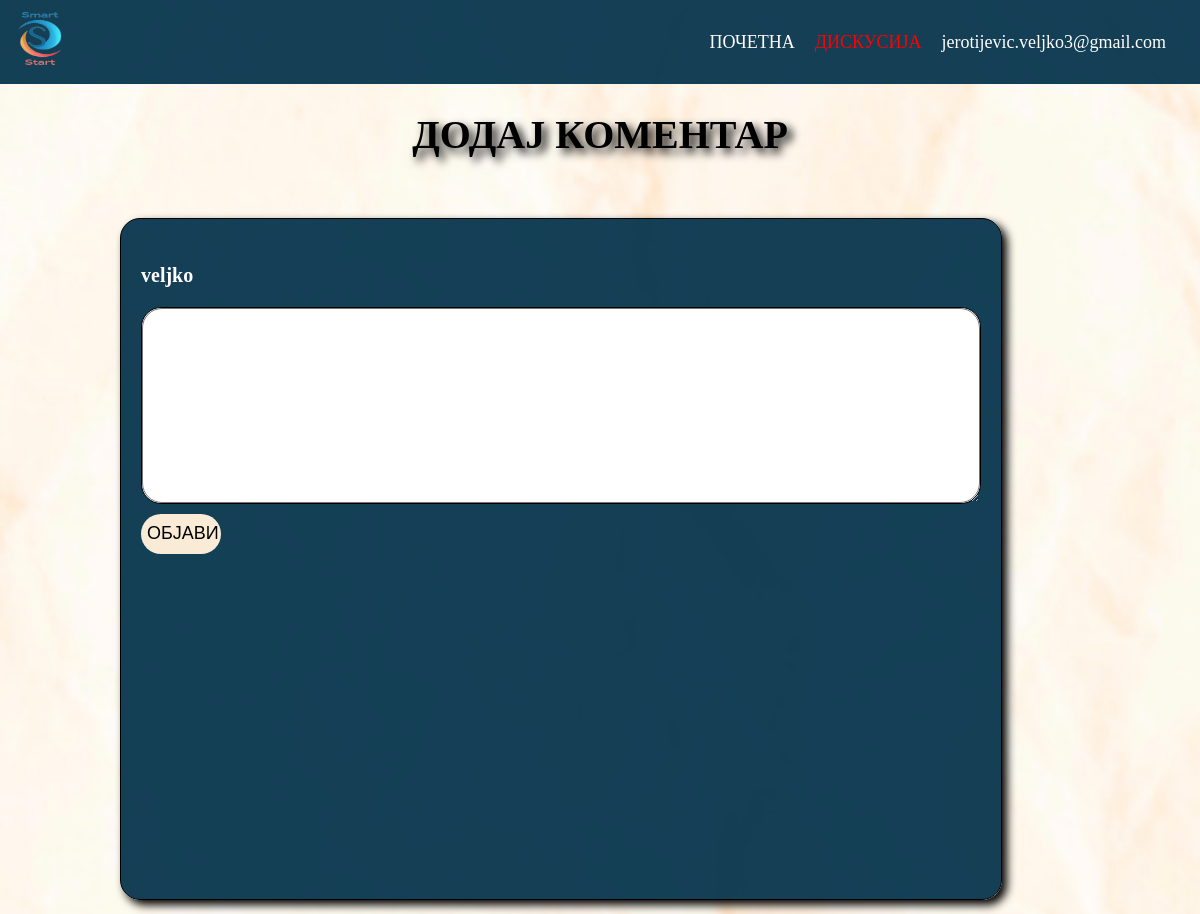
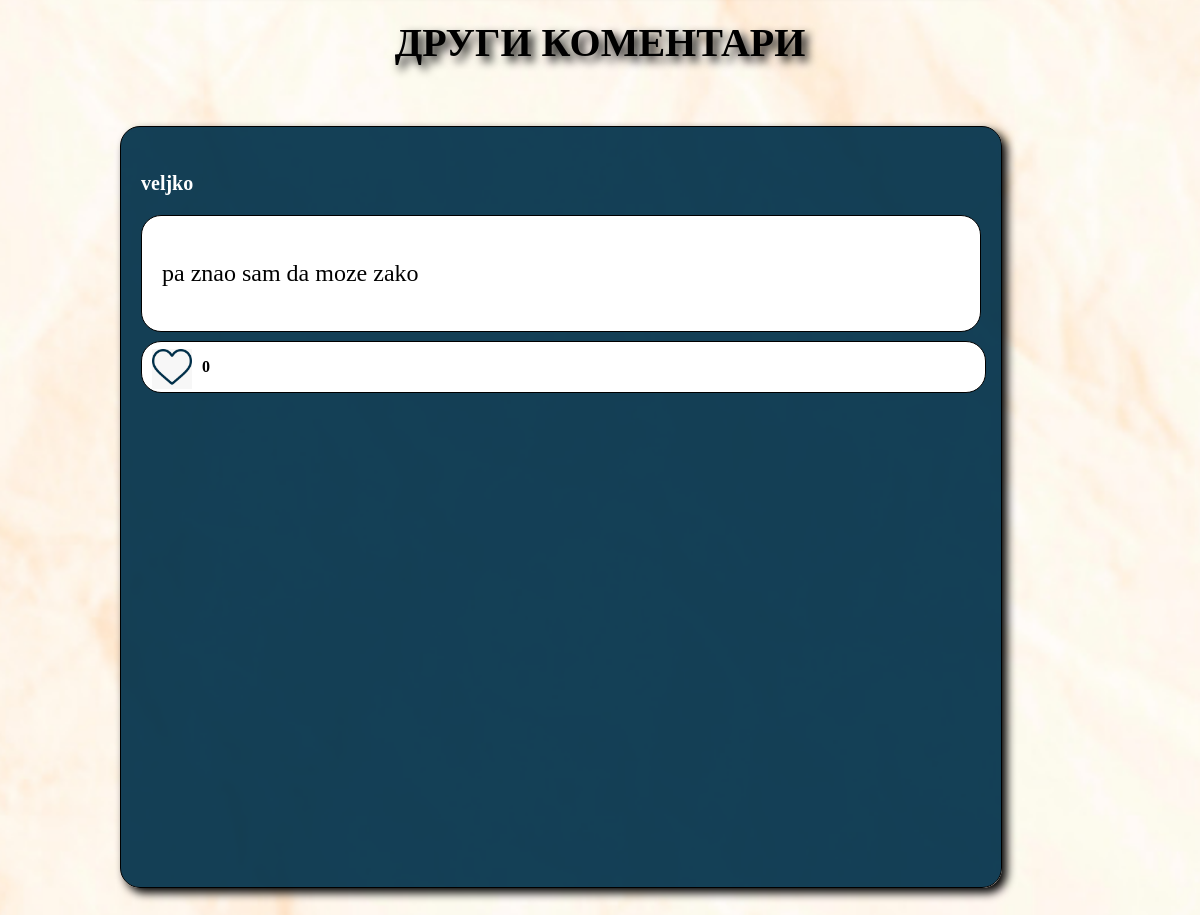
/dodajKomentarNaObjavu.php?diskusijaID=4 (signed in), run on the app's committed database (2 pictures, top to bottom).
### tables this page shows
CREATE TABLE `comments` (
  `CommentID` int(11) NOT NULL,
  `DiskusijaID` int(11) NOT NULL,
  `UserID` int(11) NOT NULL,
  `Tekst` text NOT NULL,
  `BrLajkova` int(11) NOT NULL
);

CREATE TABLE `users` (
  `UserID` int(11) NOT NULL,
  `Email` varchar(30) NOT NULL,
  `Username` varchar(30) NOT NULL,
  `Password` text NOT NULL
);

### dodajKomentarNaObjavu.php (the view, shortened to what this page needs)
<?php
    $con = connect();
?>
<!DOCTYPE html>
<html lang="en">
<head>
    <link rel="stylesheet" href="style.css">
    <link rel="stylesheet" href="dodajKomentarNaObjavu.css">
</head>
<body>
    <header class="zaglavlje">
        <nav>
            <div class="logo">
                <img src="slike/Smart__1_-removebg-preview2-removebg-preview.png" alt="logo" class="SlikaLoga">
            </div>
            <div class="navmeni">
            <a href="index.php" class="navigacioniMeni">ПОЧЕТНА</a>
            <a href="disscusion.php" class="navigacioniMeni" id="active">ДИСКУСИЈА</a>
            <?php echo '<a href="logout.php" class="navigacioniMeni">'.$_SESSION["Email"].'</a>';?>
        </div>
        </nav>
    </header>
    <main>
        <h1>ДОДАЈ КОМЕНТАР</h1>
        <form class="margineObjave" action="dodajKomentarNaObjavu.php?diskusijaID=<?php echo $_GET["diskusijaID"]?>" method="POST">
            <div class="korisnickoime">
                <p class="ime"><?php echo $_SESSION["Username"]?></p>
            </div>
            <div class="blog">
                <textarea name="Sadrzaj" id="Komentar" cols="1000" rows="7"></textarea>
            </div>
            <div class="objavi">
                <input type="submit" value="ОБЈАВИ" class="DODAJ">
            </div>
        </form>
                    <h2>ДРУГИ КОМЕНТАРИ</h2>
        <?php
            $result = $con->query("SELECT comments.*, users.Username FROM comments, users WHERE users.UserID = comments.UserID AND DiskusijaID='".$_GET["diskusijaID"]."'");
            while($row = $result->fetch_assoc()) {
                echo '<div class="margineDiskusije">
                <div class="korisnickoime">
                    <p class="ime">'.$row["Username"].'</p>
                </div>
                <div class="blog">
                    <p class="Lorem">'.$row["Tekst"].'</p>
                </div>
                <div class="LajkIkomentar">
                    <div class="lajk">
                        <input type="image" src="slike/lajk.jpg" onclick="PromenaBoje2('.$row["CommentID"].')" width="40px" height="40px" class="slikaLajka" id="srce'.$row["CommentID"].'">
                        <b><p class="brojevi" id="broj'.$row["CommentID"].'">'.$row["BrLajkova"].'</p></b>
                    </div>
                    <div class="komentar">
                    </div>
                </div>
            </div>';
            }
        ?>
    </main>
</body>
</html>

### style.css (style rules this page uses)
body { background-image: url('slike/pozadina.jpg'); background-size:cover; margin: 0%; padding: 0%; }
.SlikaLoga { width: 80px; height: 80px; }
a { cursor: pointer; margin: 0%; padding: 10px; text-decoration: none; color:black; font-size: 18px; }
nav { display: flex; justify-content: space-between; align-items: center; flex-wrap: wrap; width: 100%; }
.zaglavlje { max-width: 100; background-color: #003049eb; }
.navmeni { margin-right: 2%; display: flex; justify-content: flex-end; align-items: center; flex-wrap: wrap; }
#active { color:red ; }
.navigacioniMeni { color:white; }

### dodajKomentarNaObjavu.css (style rules this page uses)
body { background-image: url('slike/pozadinaZaInfo.jpg'); background-repeat: no-repeat; background-size: cover; height:max-content; background-position: center; }
.margineObjave { box-shadow: 5px 5px 10px black; border: 1px solid black; border-radius: 20px; height: 65vh; padding:20px; background-color:#003049eb; width:70%; margin-left: 10%; margin-top: 5%; }
.margineDiskusije { box-shadow: 5px 5px 10px black; border: 1px solid black; border-radius: 20px; height: 65vh; padding:20px; background-color:#003049eb; width:70%; margin-left: 10%; margin-top: 5%; }
.ime { display: flex; font-weight: 600; font-size: 20px; margin-top:3%; text-align: left; color:white; }
.blog { max-height: fit-content; display: flex; flex-wrap: wrap; justify-content:flex-start; align-items: center; border-radius: 20px; border:1px solid black; background-color: white; }
.Lorem { font-size: 24px; padding:20px 20px 20px 20px; }
.lajk { display: flex; justify-content: center start; align-items: center; }
.LajkIkomentar { border: 1px solid black; width:98%; background-color: white; margin-top: 1%; border-radius: 20px; display: flex; justify-content: flex-start; align-items: center; padding:0px 10px; }
.brojevi { font-size: 16px; margin-left: 10px; }
.slikaLajka { margin-top: 10%; }
.DODAJ { margin-top: 10px; width: 80px; border-radius: 20px; height:40px; background-color: antiquewhite; border: none; font-size: 18px; text-align: center; }
textarea { font-size: 24px; border-radius: 20px; text-indent: 10px; }
h1 { text-align: center; font-size: 40px; color:black; text-shadow: 5px 5px 10px ; }
h2 { text-align: center; font-size: 40px; color:black; text-shadow: 5px 5px 10px ; }
@media screen and (min-height:673px) { .margineDiskusije { height:400px; } }
@media screen and (min-width:1023px) { body { height:300vh; } }
@media screen and (min-width:1023px) { .margineDiskusije { height:90vh; } }
@media screen and (min-width:1023px) { .margineObjave { height: 80vh; } }

### data on the page
comments: UserID.Username "veljko", Tekst "pa znao sam da moze zako", BrLajkova "0"

### other printed values
$_SESSION["Email"] "jerotijevic.veljko3@gmail.com"
$_SESSION["Username"] "veljko"
